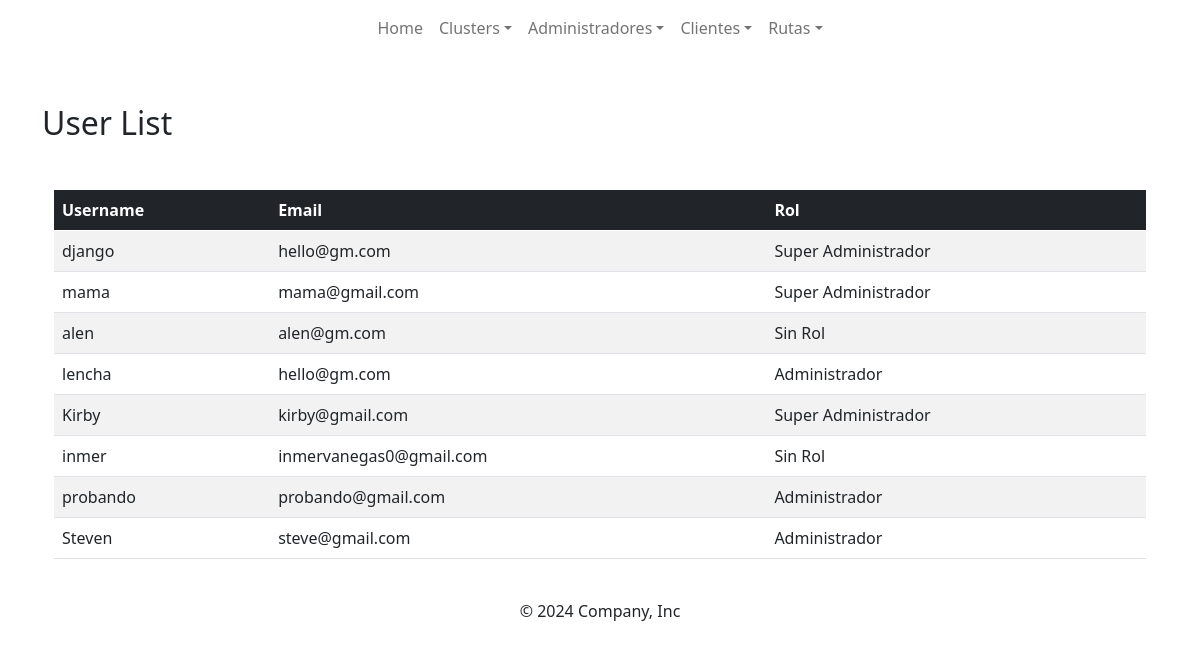
The page /view_admins/ on the database its author committed.
### account/models.py (models this page shows)
class User(AbstractUser):
    is_admin= models.BooleanField('Is admin', default=False)
    is_customer = models.BooleanField('Is customer', default=False)
    is_employee = models.BooleanField('Is employee', default=False)

### account/views.py (the view)
# urls.py: path('view_admins/', views.view_admins, name='view_admins'),
def view_admins(request):
    users = User.objects.all()
    print(users)
    return render(request, 'view_admins.html', {'users': users})

### templates/view_admins.html
{% extends "template.html" %}
{% block content %}
    <h2>User List</h2>
   <div class="container mt-5">
         {% if users %}
        <table class="table table-striped">
            <thead class="table-dark">
                <tr>
                    <th scope="col">Username</th>
                    <th scope="col">Email</th>
                    <th scope="col">Rol</th>
                </tr>
            </thead>
            <tbody>
                {% for user in users %}
                    <tr>
                        <td>{{ user.username }}</td>
                        <td>{{ user.email }}</td>
                        <td>
                            {% if user.is_admin %}
                                Super Administrador
                            {% elif user.is_employee %}
                                Administrador
                            {% else %}
                                Sin Rol
                            {% endif %}
                        </td>
                    </tr>
                {% endfor %}
            </tbody>
        </table>
    {% else %}
        <p>No hay usuarios.</p>
    {% endif %}
   </div>
{% endblock %}

### templates/template.html (shortened to what this page needs)
<!doctype html>
<html lang="es">
<head>
    <link href="https://cdn.jsdelivr.net/npm/bootstrap@5.0.2/dist/css/bootstrap.min.css" rel="stylesheet">
    <link rel="stylesheet" href="https://unpkg.com/leaflet/dist/leaflet.css" />
    <link rel="stylesheet" href="https://unpkg.com/leaflet-draw/dist/leaflet.draw.css" />
</head>
<body>
    <nav class="navbar navbar-expand-lg navbar-light bg-body-tertiary">
        <div class="container-fluid">
            <div
                class="collapse navbar-collapse justify-content-center"
                id="navbarCenteredExample"
            >
                <ul class="navbar-nav mb-2 mb-lg-0">
                    <li class="nav-item">
                        <a class="nav-link" aria-current="page" href="{% url 'map:home' %}">Home</a>
                    </li>
                    <li class="nav-item dropdown">
                        <a class="nav-link dropdown-toggle" data-bs-toggle="dropdown" href="#" role="button" aria-expanded="false">Clusters</a>
                    </li>
                    <li class="nav-item dropdown">
                        <a class="nav-link dropdown-toggle" data-bs-toggle="dropdown" href="#" role="button" aria-expanded="false">Administradores</a>
                    </li>
                    <li class="nav-item dropdown">
                        <a class="nav-link dropdown-toggle" data-bs-toggle="dropdown" href="#" role="button" aria-expanded="false">Clientes</a>
                    </li>
                    <li class="nav-item dropdown">
                        <a class="nav-link dropdown-toggle" data-bs-toggle="dropdown" href="#" role="button" aria-expanded="false">Rutas</a>
                    </li>
                </ul>
            </div>
        </div>
    </nav>
        <div class="container mt-5">
            {% block content %}{% endblock %}
        </div>
        <footer class="py-3 my-4">
        <p class="text-center text-body-secondary">© 2024 Company, Inc</p>
    </footer>
</body>
</html>

### rows shown on the page
User: username "django", email "hello@gm.com", is_admin "Super Administrador"
User: username "mama", email "mama@gmail.com", is_admin "Super Administrador"
User: username "alen", email "alen@gm.com", is_admin "Sin Rol"
User: username "lencha", email "hello@gm.com", is_admin "Administrador"
User: username "Kirby", email "kirby@gmail.com", is_admin "Super Administrador"
User: username "inmer", email "inmervanegas0@gmail.com", is_admin "Sin Rol"
User: username "probando", email "probando@gmail.com", is_admin "Administrador"
User: username "Steven", email "steve@gmail.com", is_admin "Administrador"
